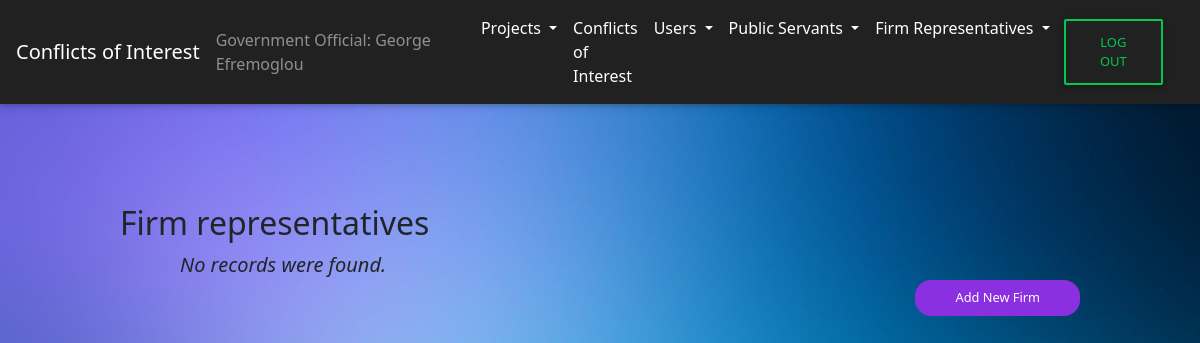
The page /CoI/view_firms_GO.php (signed in) on the database as committed earlier.
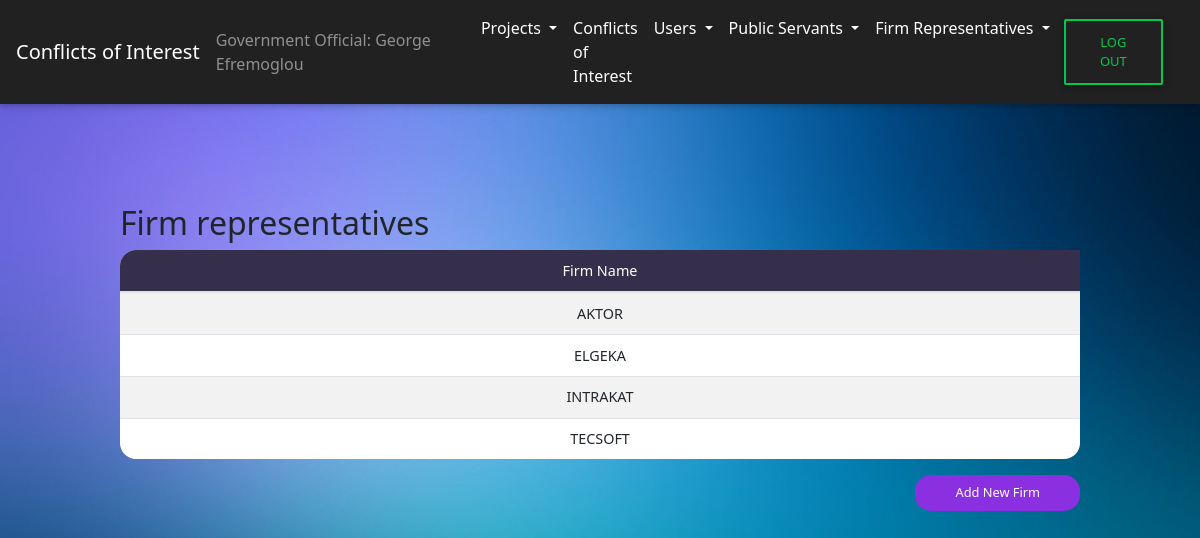
The same page on the database as committed later.
### tables this page shows
CREATE TABLE `firms` (
  `firm_id` int(9) NOT NULL,
  `firm_name` varchar(50) NOT NULL
);

### CoI/view_firms_GO.php (the view, shortened to what this page needs)
<?php include('header.php');
include('navbar_GO.php')
?>
<div id="Firms">
    <div class="wrapper-table">
        <div class="page-header clearfix">
            <h2 class="pull-left">Firm representatives</h2>
        </div>
        <?php
        $sql = "SELECT * FROM firms";
        if ($result = mysqli_query($conn, $sql)) {
            if (mysqli_num_rows($result) > 0) {
                echo  "<table id='firms' class='table table-striped table-sm project-table' cellspacing='0' width='100%'>";
                echo "<thead>";
                echo "<tr>";
                echo "<th class='th-sm' id ='th-first'>Firm Name</th>";
                echo "</tr>";
                echo "</thead>";
                echo "<tbody>";
                while ($row = mysqli_fetch_array($result)) {
                    echo "<tr>";
                    echo "<td>" . $row['firm_name'] . "</td>";
                    echo "</tr>";
                }
                echo "</table>";
            } else {
                echo "<p class='lead'><em>No records were found.</em></p>";
            }
        } else {
            echo "ERROR: Could not able to execute $sql. " . mysqli_error($conn);
        }
        echo "<a href='add_firm_GO.php' class='submit-button'>Add New Firm</a>";
        ?>
    </div>
</div>
</body>
<?php include('footer.php') ?>
</html>

Rows that differ between the two databases and show on the page:
added firms: firm_name "AKTOR"
added firms: firm_name "ELGEKA"
added firms: firm_name "INTRAKAT"
added firms: firm_name "TECSOFT"
Other text that changed with them:
text no longer shown: "No records were found."
text now shown: "Firm Name"
